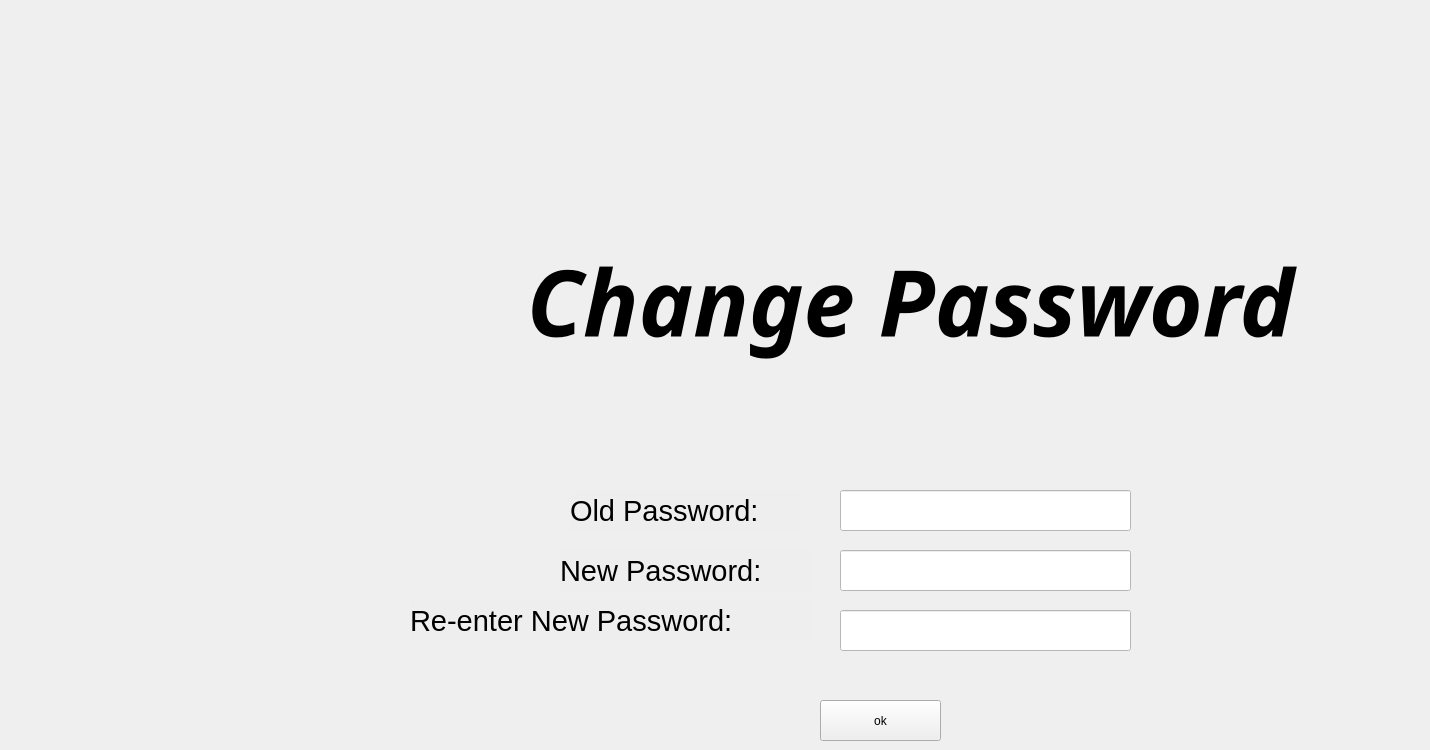
    <widget class="QWidget" name="changepassword">
     <widget class="QPushButton" name="changepass_okbutton">
      <property name="geometry">
       <rect>
        <x>820</x>
        <y>700</y>
        <width>121</width>
        <height>41</height>
       </rect>
      </property>
      <property name="text">
       <string>ok</string>
      </property>
     </widget>
     <widget class="QLineEdit" name="lineEdit_34">
      <property name="geometry">
       <rect>
        <x>840</x>
        <y>610</y>
        <width>291</width>
        <height>41</height>
       </rect>
      </property>
      <property name="font">
       <font>
        <pointsize>14</pointsize>
       </font>
      </property>
      <property name="styleSheet">
       <string notr="true">
background-color: white;</string>
      </property>
     </widget>
     <widget class="QLabel" name="label_83">
      <property name="geometry">
       <rect>
        <x>560</x>
        <y>550</y>
        <width>251</width>
        <height>41</height>
       </rect>
      </property>
      <property name="font">
       <font>
        <pointsize>22</pointsize>
       </font>
      </property>
      <property name="styleSheet">
       <string notr="true">background-color:rgb(128,128,128,0.01);</string>
      </property>
      <property name="text">
       <string>New Password:</string>
      </property>
     </widget>
     <widget class="QLabel" name="label_84">
      <property name="geometry">
       <rect>
        <x>410</x>
        <y>600</y>
        <width>401</width>
        <height>41</height>
       </rect>
      </property>
      <property name="font">
       <font>
        <pointsize>22</pointsize>
       </font>
      </property>
      <property name="styleSheet">
       <string notr="true">background-color:rgb(128,128,128,0.01);</string>
      </property>
      <property name="text">
       <string>Re-enter New Password:</string>
      </property>
     </widget>
     <widget class="QLineEdit" name="lineEdit_35">
      <property name="geometry">
       <rect>
        <x>840</x>
        <y>550</y>
        <width>291</width>
        <height>41</height>
       </rect>
      </property>
      <property name="font">
       <font>
        <pointsize>14</pointsize>
       </font>
      </property>
      <property name="styleSheet">
       <string notr="true">
background-color: white;</string>
      </property>
     </widget>
     <widget class="QLabel" name="label_85">
      <property name="geometry">
       <rect>
        <x>400</x>
        <y>200</y>
        <width>1021</width>
        <height>201</height>
       </rect>
      </property>
      <property name="font">
       <font>
        <family>JasmineUPC</family>
        <pointsize>69</pointsize>
        <weight>75</weight>
        <italic>true</italic>
        <bold>true</bold>
       </font>
      </property>
      <property name="styleSheet">
       <string notr="true">background-color: rgb(128, 128, 128, 0.001);</string>
      </property>
      <property name="text">
       <string>Change Password</string>
      </property>
      <property name="alignment">
       <set>Qt::AlignCenter</set>
      </property>
     </widget>
     <widget class="QLineEdit" name="lineEdit_36">
      <property name="geometry">
       <rect>
        <x>840</x>
        <y>490</y>
        <width>291</width>
        <height>41</height>
       </rect>
      </property>
      <property name="font">
       <font>
        <pointsize>14</pointsize>
       </font>
      </property>
      <property name="styleSheet">
       <string notr="true">
background-color: white;</string>
      </property>
     </widget>
     <widget class="QLabel" name="label_86">
      <property name="geometry">
       <rect>
        <x>570</x>
        <y>490</y>
        <width>231</width>
        <height>41</height>
       </rect>
      </property>
      <property name="font">
       <font>
        <pointsize>22</pointsize>
       </font>
      </property>
      <property name="styleSheet">
       <string notr="true">background-color:rgb(128,128,128,0.01);</string>
      </property>
      <property name="text">
       <string>Old Password:</string>
      </property>
     </widget>
    </widget>
